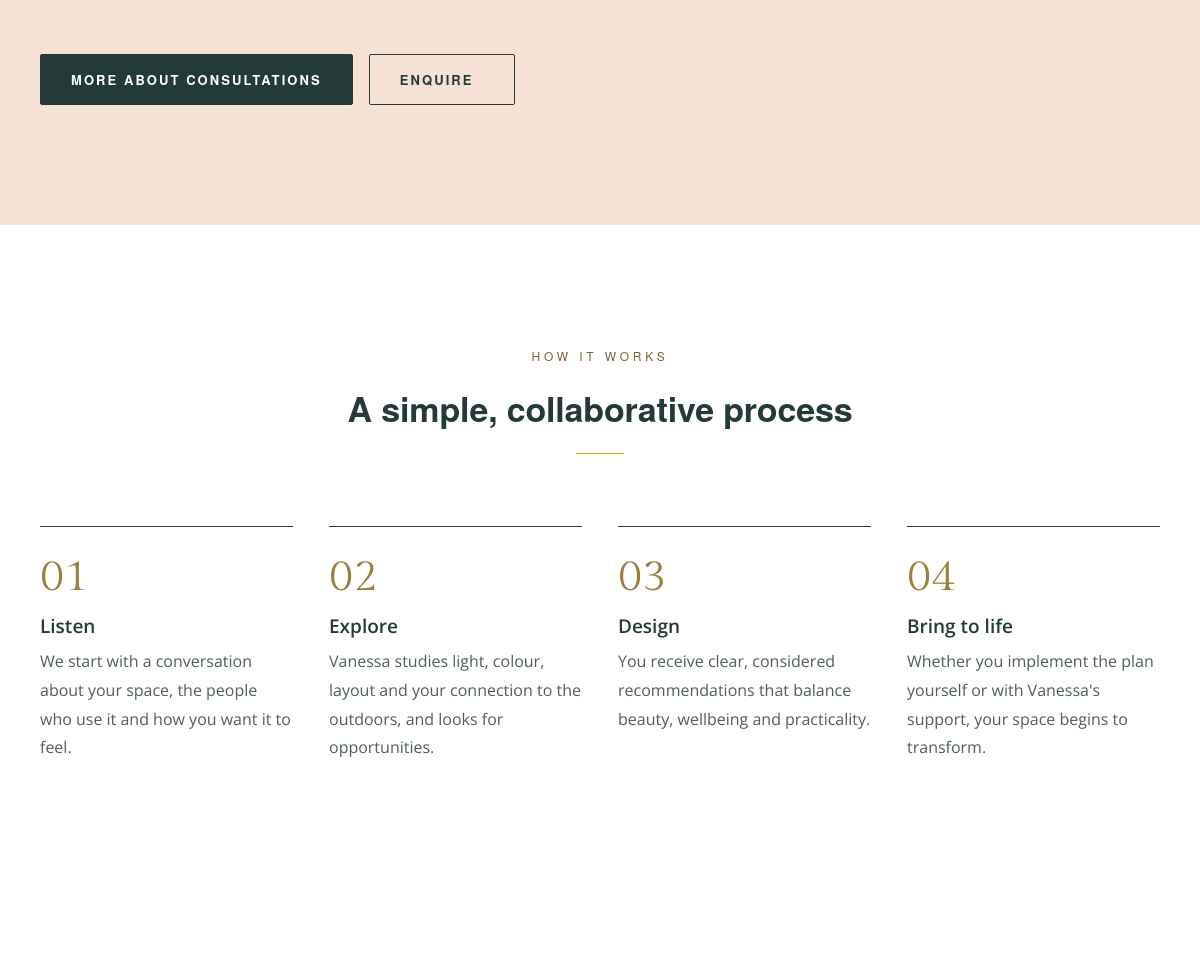
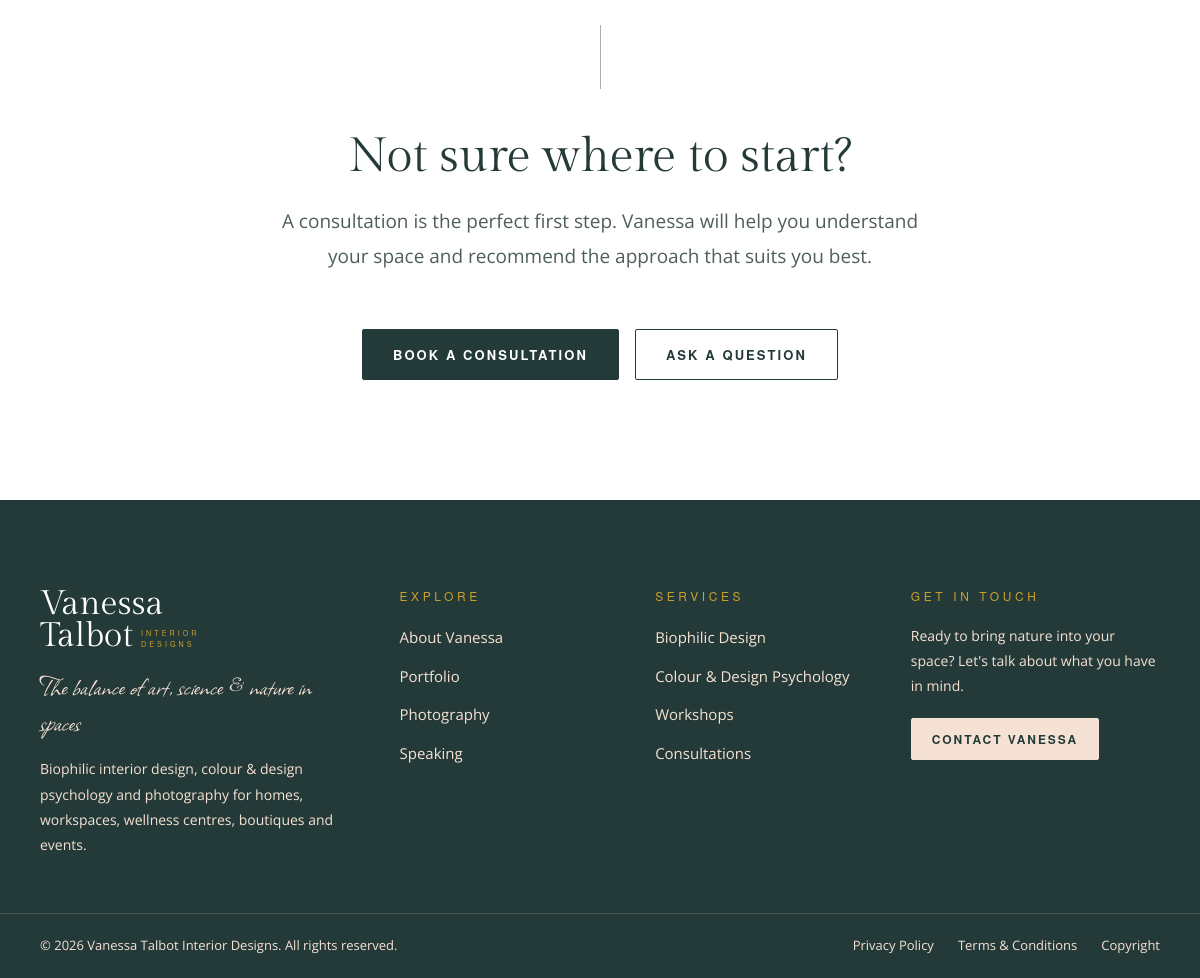
The app's page /services.php (lower part), older data (2 pictures, top to bottom).
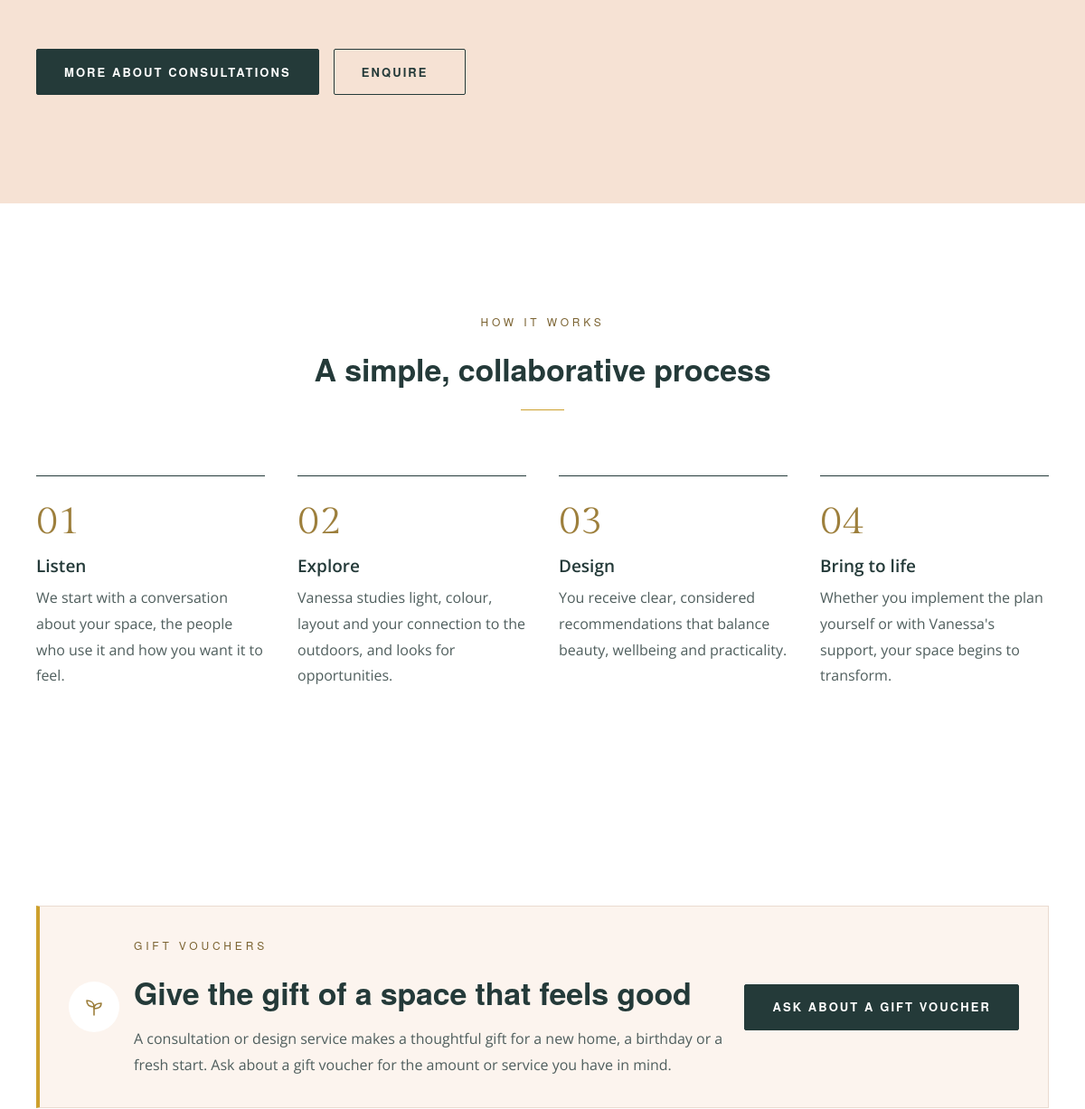
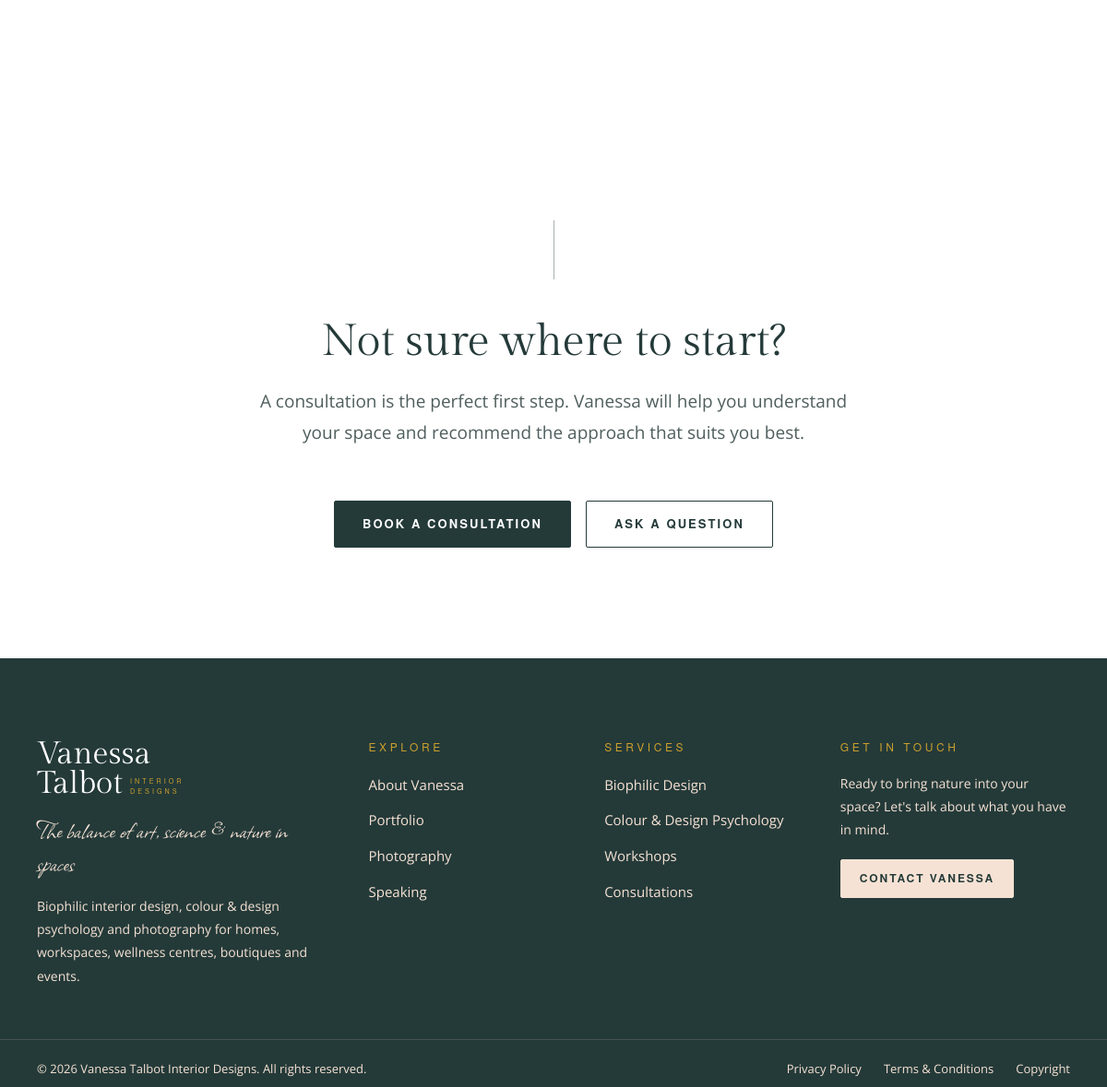
The same page, newer data (2 pictures, top to bottom).
### tables this page shows
CREATE TABLE IF NOT EXISTS Services (
    ServiceID        INT UNSIGNED NOT NULL AUTO_INCREMENT,
    ServiceName      VARCHAR(150) NOT NULL,
    Slug             VARCHAR(200) NOT NULL,
    Icon             VARCHAR(50)  NULL,
    ShortDescription VARCHAR(500) NULL,
    Lead             VARCHAR(500) NULL,
    FullDescription  MEDIUMTEXT NULL,
    IncludedItems    TEXT NULL COMMENT 'What is included, one per line',
    IdealFor         TEXT NULL COMMENT 'Client types, one per line',
    FeaturedImage    VARCHAR(500) NULL,
    FeaturedImageAlt VARCHAR(255) NULL,
    MetaTitle        VARCHAR(255) NULL,
    MetaDescription  VARCHAR(500) NULL,
    Status           ENUM('Draft','Published','Archived') NOT NULL DEFAULT 'Draft',
    DisplayOrder     INT NOT NULL DEFAULT 0,
    UpdatedDate      DATETIME NOT NULL DEFAULT CURRENT_TIMESTAMP ON UPDATE CURRENT_TIMESTAMP,
    PRIMARY KEY (ServiceID),
    UNIQUE KEY uq_Services_ServiceName (ServiceName),
    UNIQUE KEY uq_Services_Slug (Slug),
    KEY idx_Services_Listing (Status, DisplayOrder)
);

CREATE TABLE IF NOT EXISTS PageSections (
    SectionID           INT UNSIGNED NOT NULL AUTO_INCREMENT,
    PageKey             VARCHAR(50)  NOT NULL,
    SectionKey          VARCHAR(100) NOT NULL,
    Eyebrow             VARCHAR(255) NULL,
    Heading             VARCHAR(255) NULL,
    Introduction        TEXT NULL,
    Body                MEDIUMTEXT NULL,
    ButtonText          VARCHAR(100) NULL,
    ButtonLink          VARCHAR(500) NULL,
    SecondaryButtonText VARCHAR(100) NULL,
    SecondaryButtonLink VARCHAR(500) NULL,
    Image               VARCHAR(500) NULL,
    ImageAlt            VARCHAR(255) NULL,
    DisplayOrder        INT NOT NULL DEFAULT 0,
    Status              ENUM('Draft','Published','Archived') NOT NULL DEFAULT 'Draft',
    CreatedDate         DATETIME NOT NULL DEFAULT CURRENT_TIMESTAMP,
    UpdatedDate         DATETIME NOT NULL DEFAULT CURRENT_TIMESTAMP ON UPDATE CURRENT_TIMESTAMP,
    LastEditedBy        INT UNSIGNED NULL,
    LastEditedDate      DATETIME NULL,
    PRIMARY KEY (SectionID),
    UNIQUE KEY uq_PageSections_Key (PageKey, SectionKey),
    KEY idx_PageSections_Listing (PageKey, Status, DisplayOrder),
    CONSTRAINT fk_PageSections_LastEditedBy FOREIGN KEY (LastEditedBy)
        REFERENCES AdminUsers (AdminUserID) ON UPDATE CASCADE ON DELETE SET NULL
);

CREATE TABLE IF NOT EXISTS PageSectionItems (
    ItemID         INT UNSIGNED NOT NULL AUTO_INCREMENT,
    SectionID      INT UNSIGNED NOT NULL,
    ItemKey        VARCHAR(100) NULL,
    Title          VARCHAR(255) NULL,
    Text           TEXT NULL,
    Icon           VARCHAR(50)  NULL,
    Link           VARCHAR(500) NULL,
    Image          VARCHAR(500) NULL,
    ImageAlt       VARCHAR(255) NULL,
    DisplayOrder   INT NOT NULL DEFAULT 0,
    Status         ENUM('Draft','Published','Archived') NOT NULL DEFAULT 'Draft',
    CreatedDate    DATETIME NOT NULL DEFAULT CURRENT_TIMESTAMP,
    UpdatedDate    DATETIME NOT NULL DEFAULT CURRENT_TIMESTAMP ON UPDATE CURRENT_TIMESTAMP,
    LastEditedBy   INT UNSIGNED NULL,
    LastEditedDate DATETIME NULL,
    PRIMARY KEY (ItemID),
    UNIQUE KEY uq_PageSectionItems_Key (SectionID, ItemKey),
    KEY idx_PageSectionItems_Listing (SectionID, Status, DisplayOrder),
    CONSTRAINT fk_PageSectionItems_Section FOREIGN KEY (SectionID)
        REFERENCES PageSections (SectionID) ON UPDATE CASCADE ON DELETE CASCADE,
    CONSTRAINT fk_PageSectionItems_LastEditedBy FOREIGN KEY (LastEditedBy)
        REFERENCES AdminUsers (AdminUserID) ON UPDATE CASCADE ON DELETE SET NULL
);

CREATE TABLE IF NOT EXISTS WebsiteSettings (
    SettingID           INT UNSIGNED NOT NULL DEFAULT 1,
    BusinessName        VARCHAR(150) NOT NULL,
    Tagline             VARCHAR(255) NULL,
    Phone               VARCHAR(30)  NULL,
    WhatsApp            VARCHAR(30)  NULL,
    Email               VARCHAR(254) NULL,
    EnquiryEmail        VARCHAR(254) NULL COMMENT 'Where contact-form messages are sent',
    AddressLine1        VARCHAR(150) NULL,
    AddressLine2        VARCHAR(150) NULL,
    City                VARCHAR(100) NULL,
    Province            VARCHAR(100) NULL,
    PostalCode          VARCHAR(10)  NULL,
    Country             VARCHAR(100) NULL,
    ShowAddress         TINYINT(1) NOT NULL DEFAULT 0 COMMENT 'Street address is private unless switched on',
    RegistrationNumber  VARCHAR(50)  NULL,
    VATNumber           VARCHAR(30)  NULL,
    Facebook            VARCHAR(500) NULL,
    Instagram           VARCHAR(500) NULL,
    LinkedIn            VARCHAR(500) NULL,
    Pinterest           VARCHAR(500) NULL,
    YouTube             VARCHAR(500) NULL,
    TikTok              VARCHAR(500) NULL,
    FooterCopyright     VARCHAR(255) NULL,
    GoogleAnalyticsCode VARCHAR(50)  NULL COMMENT 'Measurement ID only (G-XXXXXXX), never script markup',
    UpdatedDate         DATETIME NOT NULL DEFAULT CURRENT_TIMESTAMP ON UPDATE CURRENT_TIMESTAMP,
    PRIMARY KEY (SettingID),
    CONSTRAINT chk_WebsiteSettings_SingleRow CHECK (SettingID = 1)
);

### services.php (the view, shortened to what the rows shown need)
<?php
require_once INCLUDES_PATH . '/content.php';
$sections = site_sections('services');
$services = site_services();
require_once INCLUDES_PATH . '/header.php';
?>
<main id="main-content">
<?php foreach ($services as $i => $service):
    $name  = (string) $service['ServiceName'];
    $slug  = (string) $service['Slug'];
?>
    <section id="<?= e($slug) ?>" class="section service-section<?= $i % 2 ? ' section--peach' : '' ?>" aria-labelledby="<?= e($slug) ?>-title">
        <div class="container split<?= $i % 2 ? ' split--reverse' : '' ?>">
            <div class="split__content">
                <?= content_paragraphs($service['Lead'], 'lead', ed_service($service, 'Lead')) ?>
                <div class="btn-group">
                    <a class="btn btn--dark" href="<?= e(service_page_url($slug)) ?>">
                        More about <?= e(strtolower($name)) ?>
                    </a>
                    <a class="btn btn--outline" href="<?= e(url('contact.php?service=' . urlencode($slug))) ?>">
                        Enquire<span class="visually-hidden"> about <?= e(strtolower($name)) ?></span>
                    </a>
                </div>
            </div>
        </div>
    </section>
<?php endforeach; ?>
<?php if ($section = $sections['process'] ?? null): ?>
    <section class="section section--white"<?= content_labelled($section, 'process-title') ?>>
        <div class="container">
            <?= content_section_header($section, 'process-title') ?>
            <ol class="process">
<?php foreach ($section['items'] as $step): ?>
                <li class="process__step">
                    <h3<?= ed_item($step, 'Title') ?>><?= e($step['Title']) ?></h3>
                    <p<?= ed_item($step, 'Text') ?>><?= e($step['Text']) ?></p>
                </li>
<?php endforeach; ?>
            </ol>
        </div>
    </section>
<?php endif; ?>
<?php if ($section = $sections['gift-vouchers'] ?? null): ?>
    <section class="section gift-voucher"<?= content_labelled($section, 'gift-title') ?>>
        <div class="container">
            <div class="gift-voucher__card">
                <span class="gift-voucher__icon"><?= icon('sprout') ?></span>
                <div class="gift-voucher__text">
                    <?= content_eyebrow($section) ?>
                    <?= content_heading($section, 'gift-title') ?>
                    <?= content_paragraphs($section['Introduction'], '', ed_section($section, 'Introduction')) ?>
                </div>
                <?= content_link($section['ButtonText'] ?? '', $section['ButtonLink'] ?? '', 'btn btn--primary', '', ed_section($section, 'ButtonText')) ?>
            </div>
        </div>
    </section>
<?php endif; ?>
<?php if ($section = $sections['closing'] ?? null): ?>
    <section class="section cta-banner"<?= content_labelled($section, 'services-cta-title') ?>>
        <div class="container cta-banner__inner">
            <?= content_heading($section, 'services-cta-title') ?>
            <?= content_paragraphs($section['Introduction'], '', ed_section($section, 'Introduction')) ?>
            <div class="btn-group btn-group--centred">
                <?= content_link($section['ButtonText'], $section['ButtonLink'], 'btn btn--primary', '', ed_section($section, 'ButtonText')) ?>
                <?= content_link($section['SecondaryButtonText'], $section['SecondaryButtonLink'], 'btn btn--outline', '', ed_section($section, 'SecondaryButtonText')) ?>
            </div>
        </div>
    </section>
<?php endif; ?>
</main>
<?php require_once INCLUDES_PATH . '/footer.php'; ?>

### includes/content.php (shortened to what the rows shown need)
<?php
require_once INCLUDES_PATH . '/database.php';
require_once INCLUDES_PATH . '/page-map.php';
function content_fetch(string $key, callable $query): mixed
{
    static $databaseDown = false;
    static $fallback = null;
    if (!$databaseDown) {
        try {
            $result = $query();
            if ($result !== null) {
                return $result;
            }
        } catch (Throwable $error) {
            $databaseDown = true;
            error_log('Public content unavailable, using fallback: ' . $error->getMessage());
        }
    }
    $fallback ??= require INCLUDES_PATH . '/content-fallback.php';
    return $fallback[$key] ?? [];
}
function site_tagline(): string
{
    static $tagline = null;
    return $tagline ??= (string) (content_fetch('settings', static fn() => db_row('SELECT Tagline FROM WebsiteSettings WHERE SettingID = 1'))['Tagline'] ?? '');
}
function site_services(): array
{
    return content_fetch('services', static fn() => db_all("SELECT * FROM Services WHERE Status = 'Published' ORDER BY DisplayOrder, ServiceName"));
}
function site_sections(string $page): array
{
    return content_fetch('sections_' . $page, static function () use ($page): array {
        $sections = [];
        foreach (db_all("SELECT * FROM PageSections WHERE PageKey = ? AND Status = 'Published' ORDER BY DisplayOrder", [$page]) as $section) {
            $section['items'] = db_all("SELECT * FROM PageSectionItems WHERE SectionID = ? AND Status = 'Published' ORDER BY DisplayOrder, ItemID", [$section['SectionID']]);
            $sections[$section['SectionKey']] = $section;
        }
        return $sections;
    });
}
function service_page_url(string $slug): string
{
    return is_file(ROOT_PATH . '/services/' . $slug . '.php') ? url('services/' . $slug . '.php') : url('services.php') . '#' . $slug;
}
function content_url(?string $link): string
{
    $link = trim((string) $link);
    return preg_match('/^[a-z][a-z0-9+.-]*:/i', $link) ? $link : url($link);
}
function content_link(?string $text, ?string $link, string $class, string $after = '', string $edit = ''): string
{
    return '<a class="' . e($class) . '" href="' . e(content_url($link)) . '"' . $edit . '>' . e($text) . $after . '</a>';
}
function content_paragraphs(?string $text, string $firstClass = '', string $edit = ''): string
{
    $html = '';
    foreach (preg_split('/\n\s*\n/', trim((string) $text)) ?: [] as $index => $paragraph) {
        if ($paragraph !== '') {
            $class = $index === 0 && $firstClass !== '' ? ' class="' . e($firstClass) . '"' : '';
            $html .= '<p' . $class . $edit . '>' . nl2br(e($paragraph), false) . '</p>';
        }
    }
    return $html;
}
function content_labelled(array $section, string $id): string
{
    return trim((string) ($section['Heading'] ?? '')) === '' ? '' : ' aria-labelledby="' . e($id) . '"';
}
function content_eyebrow(array $section): string
{
    return trim((string) ($section['Eyebrow'] ?? '')) === '' ? '' : '<p class="eyebrow"' . ed_section($section, 'Eyebrow') . '>' . e($section['Eyebrow']) . '</p>';
}
function content_heading(array $section, string $id): string
{
    return trim((string) ($section['Heading'] ?? '')) === '' ? '' : '<h2 id="' . e($id) . '"' . ed_section($section, 'Heading') . '>' . e($section['Heading']) . '</h2>';
}
function content_section_header(array $section, string $id, ?string $intro = null, string $introEdit = ''): string
{
    if ($intro === null) {
        $intro     = $section['Introduction'] ?? '';
        $introEdit = ed_section($section, 'Introduction');
    }
    return '<header class="section-header">' . content_eyebrow($section) . content_heading($section, $id)
         . (trim((string) $intro) === '' ? '' : '<p' . $introEdit . '>' . e($intro) . '</p>') . '</header>';
}

### includes/footer.php (shortened to what the rows shown need)
<?php
$layout = $layout ?? 'public';
if ($layout !== 'admin') {
    require_once INCLUDES_PATH . '/content.php';
    $footerContent = site_sections('global')['footer'] ?? [];
}
if ($layout === 'admin'): ?>
</div>
</div>
<script src="<?= e(asset('js/admin.js')) ?>" defer></script>
<script src="<?= e(asset('js/visual-editor.js')) ?>" defer></script>
<?php else: ?>
<footer class="site-footer">
    <div class="container site-footer__inner">
        <div class="site-footer__brand">
            <p class="brand"><?= brand_logo('light') ?></p>
            <p class="tagline site-footer__tagline"<?= ed_setting('Tagline') ?>><?= e(site_tagline()) ?></p>
            <p class="site-footer__about"<?= ed_section($footerContent ?: null, 'Introduction') ?>><?= e($footerContent['Introduction'] ?? '') ?></p>
        </div>
        <nav class="site-footer__col" aria-labelledby="footer-explore">
            <h2 id="footer-explore" class="site-footer__heading">Explore</h2>
            <ul>
                <li><a href="<?= e(url('about.php')) ?>">About Vanessa</a></li>
                <li><a href="<?= e(url('portfolio.php')) ?>">Portfolio</a></li>
                <li><a href="<?= e(url('portfolio/photography-gallery.php')) ?>">Photography</a></li>
                <li><a href="<?= e(url('services/speaking-engagements.php')) ?>">Speaking</a></li>
            </ul>
        </nav>
        <nav class="site-footer__col" aria-labelledby="footer-services">
            <h2 id="footer-services" class="site-footer__heading">Services</h2>
            <ul>
                <li><a href="<?= e(url('services/biophilic-design.php')) ?>">Biophilic Design</a></li>
                <li><a href="<?= e(url('services/colour-psychology.php')) ?>">Colour &amp; Design Psychology</a></li>
                <li><a href="<?= e(url('services/workshops.php')) ?>">Workshops</a></li>
                <li><a href="<?= e(url('services/consultations.php')) ?>">Consultations</a></li>
            </ul>
        </nav>
        <div class="site-footer__col">
            <h2 class="site-footer__heading">Get in touch</h2>
            <p<?= ed_section($footerContent ?: null, 'Body') ?>><?= e($footerContent['Body'] ?? '') ?></p>
            <?= content_link($footerContent['ButtonText'] ?? '', $footerContent['ButtonLink'] ?? '', 'btn btn--light btn--small', '', ed_section($footerContent ?: null, 'ButtonText')) ?>
        </div>
    </div>
    <div class="site-footer__legal">
        <div class="container">
            <p>&copy; <?= date('Y') ?> <?= e(SITE_NAME) ?>. All rights reserved.</p>
            <ul>
                <li><a href="<?= e(url('privacy-policy.php')) ?>">Privacy Policy</a></li>
                <li><a href="<?= e(url('terms-and-conditions.php')) ?>">Terms &amp; Conditions</a></li>
                <li><a href="<?= e(url('copyright.php')) ?>">Copyright</a></li>
            </ul>
        </div>
    </div>
</footer>
<?php endif; ?>
</body>
</html>

Row changes from the older to the newer data that the page shows:
added pagesections: Eyebrow "GIFT VOUCHERS", Heading "Give the gift of a space that feels good", Introduction "A consultation or design service makes a thoughtful gift for a new home, a birthday or a fresh start. Ask about a gift voucher for the amount or service you have in mind.", ButtonText "ASK ABOUT A GIFT VOUCHER"
